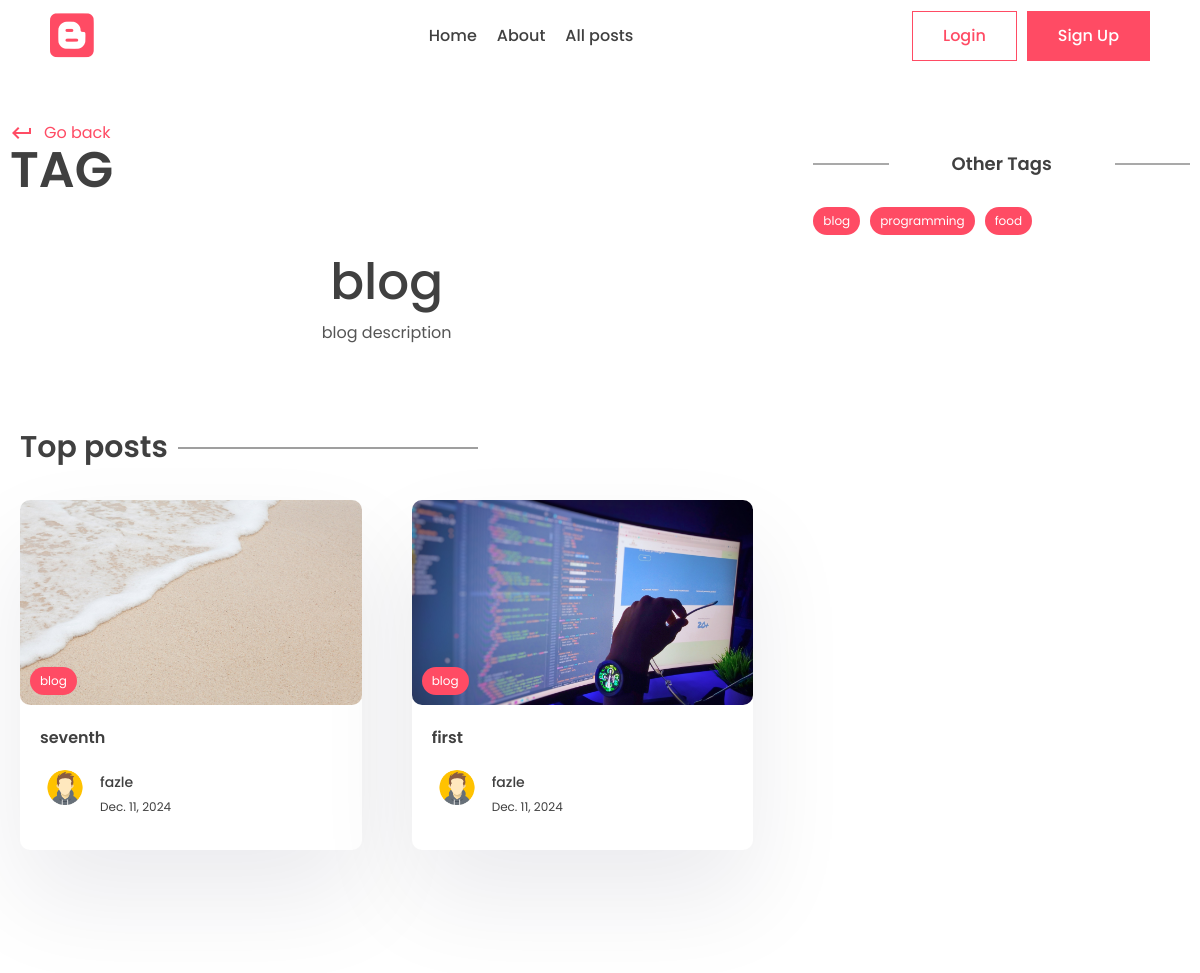
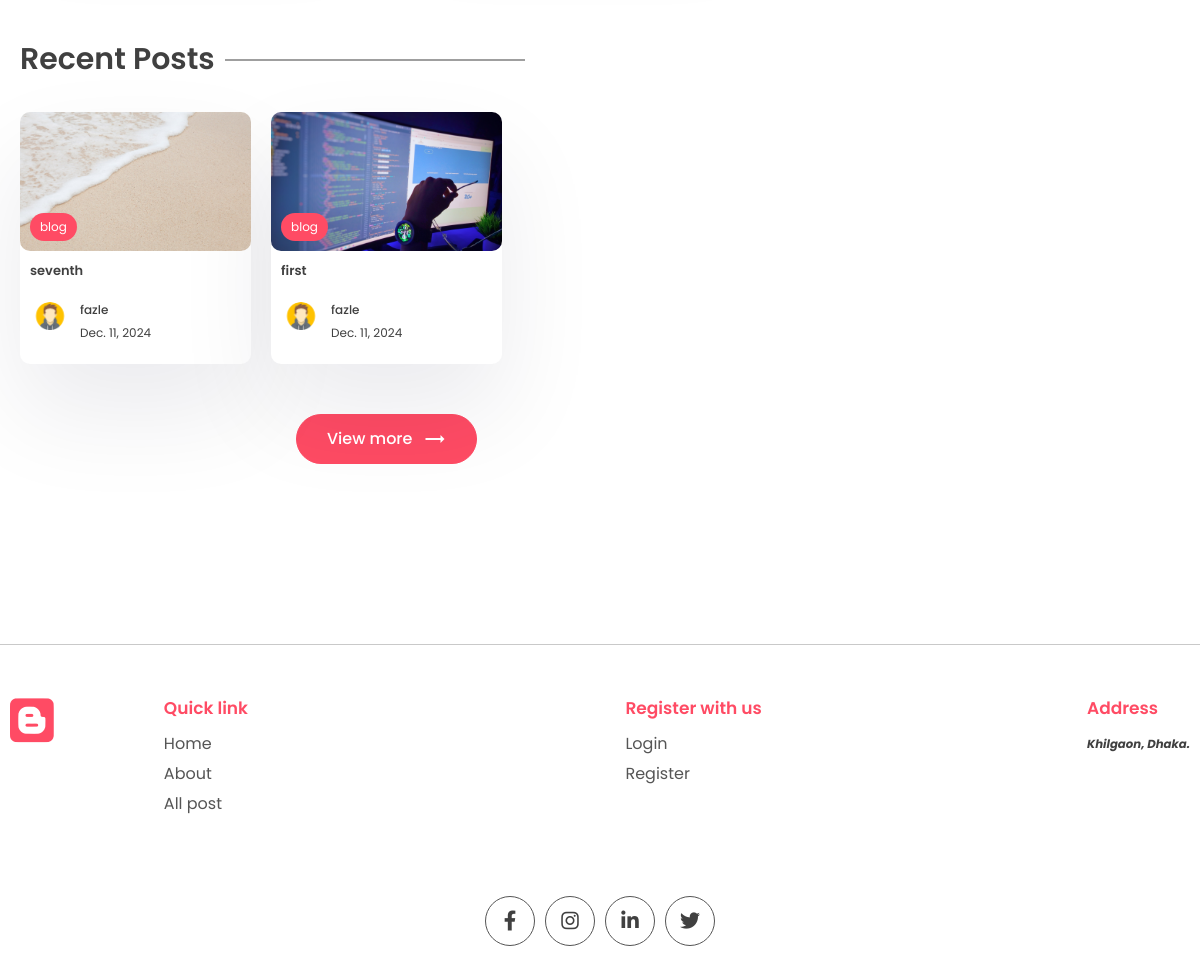
/tag/blog, run on the app's committed database (2 pictures, top to bottom).
### app/models.py (models this page shows, shortened)
class Tag(models.Model):
    name = models.CharField(max_length=200)
    description = models.CharField(max_length=200)
    slug = models.SlugField(max_length=200,unique=True)

class Post(models.Model):
    title = models.CharField(max_length=200)
    content = models.TextField()
    last_updated = models.DateTimeField(auto_now_add=True)
    slug = models.SlugField(max_length=200,unique=True)
    image = models.ImageField(null=True,blank=True,upload_to='images/')
    tags = models.ManyToManyField(Tag,blank=True,related_name='post')
    view_count = models.IntegerField(null=True,blank=True)
    is_featured = models.BooleanField(default=False)
    author = models.ForeignKey(User,on_delete=models.CASCADE,null=True,blank=True)
    bookmarks  = models.ManyToManyField(User,default=None,blank=True,related_name='bookmarks')
    likes = models.ManyToManyField(User,default=None,blank=True,related_name='post_like')

class Profile(models.Model):
    user = models.OneToOneField(User,on_delete=models.CASCADE)
    profile_image = models.ImageField(null=True,blank=True,upload_to="images/")
    slug = models.SlugField(max_length=200,unique=True)
    bio = models.CharField(max_length=200)

### app/views.py (the view)
# urls.py: path('tag/<slug:slug>', views.tag_page,name='tag_page'),
def tag_page(request,slug):
    tag = Tag.objects.get(slug=slug)
    top_posts = Post.objects.filter(tags__in=[tag.id]).order_by('-view_count')[0:2]
    recent_posts = Post.objects.filter(tags__in=[tag.id]).order_by('-last_updated')[0:3]
    tags = Tag.objects.all()
    context={'tag':tag,'top_posts':top_posts,'recent_posts':recent_posts,'tags':tags}
    return render(request,'app/tag.html',context)

### app/templates/app/tag.html
{%extends "base.html"%} {%block title%} Blog | {{tag.name}} {%endblock title%}
{% block content %}
<main>
  <div class="container">
    <div class="layout">
      <div class="left">
        <div class="page-top">
          <div class="top flex">
            <div class="page-name">
              <a href="#" class="learn">
                <span class="material-icons"> keyboard_return </span> Go back
              </a>
              <h1>Tag</h1>
            </div>
          </div>
        </div>
        <center>
          <div class="typo">
            <h1 class="title">{{tag.name}}</h1>
            <p>{{tag.description}}</p>
          </div>
        </center>
        <section class="sp">
          <div class="container">
            <h1 class="sec-title">Top posts</h1>
            <div class="grid-2 blog">
              {%for post in top_posts%}
              <a href="{%url 'post_page' post.slug%}">
                <div class="card">
                  <div class="post-img">
                    <img src="{{post.image.url}}" alt="" />
                    <div class="tag">{{post.tags.all.0.name}}</div>
                  </div>
                  <div class="card-content">
                    <h3>{{post.title}}</h3>
                    <div class="author">
                      <div class="profile-pic">
                        <img
                          src="{{post.author.profile.profile_image.url}}"
                          alt=""
                        />
                      </div>
                      <div class="details">
                        <p>{{post.author.first_name}}</p>
                        <small>{{post.last_updated|date}}</small>
                      </div>
                    </div>
                  </div>
                </div>
              </a>
              {%endfor%}
            </div>
          </div>
        </section>
        <section class="sp">
          <div class="container">
            <h1 class="sec-title">Recent Posts</h1>
            <div class="grid-3 blog-grid">
              {%for post in recent_posts%}
              <a href="{%url 'post_page' post.slug%}">
                <div class="card">
                  <div class="post-img">
                    <img src="{{post.image.url}}" alt="" />
                    <div class="tag">{{post.tags.all.0.name}}</div>
                  </div>
                  <div class="card-content">
                    <h3>{{post.title}}</h3>
                    <div class="author">
                      <div class="profile-pic">
                        <img
                          src="{{post.author.profile.profile_image.url}}"
                          alt=""
                        />
                      </div>
                      <div class="details">
                        <p>{{post.author.first_name}}</p>
                        <small>{{post.last_updated|date}}</small>
                      </div>
                    </div>
                  </div>
                </div>
              </a>
              {%endfor%}
            </div>
            <center>
              <button class="btn btn-primary rounded view">
                View more
                <span class="material-icons"> trending_flat </span>
              </button>
            </center>
          </div>
        </section>
      </div>
      <div class="right">
        <div class="block">
          <h2 class="title2">Other Tags</h2>
          <div class="blog-tags">
            {% for tag in tags %}
            <a href="{% url 'tag_page' tag.slug%}" class="tag">{{tag.name}}</a>
            {% endfor %}
          </div>
        </div>
      </div>
    </div>
  </div>
</main>
{% endblock content %}

### app/static/app/style.css (style rules this page uses)
* { margin: 0; padding: 0; box-sizing: border-box; text-decoration: none; border: none; outline: none; list-style: none; font-family: "Poppins", sans-serif; color: var(--black); }
:root { --red: #ff4b64; --black: #404040; --des: #555555; --shadow: #ffffff1a 0px 1px 1px 0px inset, #32325d40 0px 50px 100px -20px, #0000004d 0px 30px 60px -30px; --shadow2: rgba(17, 12, 46, 0.084) 0px 48px 100px 0px; }
html { font-size: 62.5%; }
[class*="grid"] { display: grid; }
img { width: 100%; }
.container { max-width: 1220px; margin: auto; padding: 0 10px; }
p, a { font-size: 1.6rem; color: var(--des); }
.btn { cursor: pointer; height: 5rem; padding: 0 3rem; font-size: 1.6rem; font-weight: 500; border: 1px solid var(--red); display: flex; align-items: center; justify-content: center; gap: 1rem; }
.btn span { color: white; }
.btn-primary { background: var(--red); color: white; }
.rounded { border-radius: 5rem; }
.typo { width: 50%; margin-top: 5rem; }
.title { font-size: 5rem; font-weight: 500; }
.sp { padding: 8rem 0; }
.grid-2 { grid-template-columns: 1.3fr 1fr; align-items: center; }
.post-img { height: 40rem; width: 100%; overflow: hidden; border-radius: 1rem; }
.post-img img { height: 100%; object-fit: cover; object-position: center; }
.learn { display: flex; align-items: center; gap: 1rem; color: var(--red); margin-top: 2rem; }
.learn span { color: #ff4b64; }
.sec-title { font-size: 3rem; font-weight: 600; position: relative; width: fit-content; margin-bottom: 3rem; }
.sec-title::after { content: ""; position: absolute; right: -31rem; height: 1px; width: 30rem; background: var(--black); top: 50%; transform: translateY(-50%); }
.grid-3 { grid-template-columns: repeat(3, 1fr); gap: 5rem; }
.card { background: white; box-shadow: var(--shadow2); border-radius: 1rem; cursor: pointer; transition: 0.3s; }
.post-img { position: relative; }
.tag { position: absolute; bottom: 1rem; left: 1rem; background: var(--red); color: white; border-radius: 5rem; padding: 0.5rem 1rem; font-size: 1.2rem; }
.card-content { padding: 2rem; padding-bottom: 3rem; }
.card h3 { font-size: 1.6rem; font-weight: 600; }
.card .post-img { width: 100%; height: unset; aspect-ratio: 1/0.6; }
.author { display: flex; align-items: center; gap: 1rem; margin-top: 2rem; }
.profile-pic { width: 5rem; aspect-ratio: 1/1; border-radius: 50%; overflow: hidden; }
.author p { color: var(--black); font-weight: 500; font-size: 1.4rem; }
.author small { color: var(--black); font-size: 1.2rem; }
.view { margin-top: 5rem; }
.layout { display: flex; gap: 5rem; }
.left { width: 100%; height: 100%; }
.right { position: sticky; top: 70px; height: 100%; width: 50%; }
.page-name h1 { font-size: 5rem; text-transform: uppercase; font-weight: 600; line-height: 5rem; }
.flex { display: flex; align-items: flex-end; justify-content: space-between; }
.left .typo { width: 100%; }
.blog { grid-template-columns: 1fr 1fr; gap: 5rem; }
.title2 { position: relative; font-size: 1.8rem; text-align: center; font-weight: 600; margin-bottom: 3rem; }
.title2::before { content: ""; position: absolute; height: 1px; width: 20%; background: var(--des); left: 0; top: 50%; transform: translateY(-50%); }
.title2::after { content: ""; position: absolute; height: 1px; width: 20%; background: var(--des); right: 0; top: 50%; transform: translateY(-50%); }
.blog-grid { gap: 2rem; }
.blog-grid .card-content { padding: 1rem; padding-bottom: 2rem; }
.blog-grid .card h3 { font-size: 1.3rem; font-weight: 600; }
.blog-grid .profile-pic { width: 4rem; }
.blog-grid .author p { font-size: 1.2rem; }
.block { margin-top: 5rem; }
.blog-tags .tag { position: unset; width: fit-content; }
.blog-tags { display: flex; align-items: center; flex-wrap: wrap; gap: 1rem; margin-top: 3rem; }
main { padding-top: 10rem !important; }

### data on the page
Tag: name "blog", description "blog description"
Post: image (picture), tags.all.0.name "blog", title "seventh", author.profile.profile_image (picture), author.first_name "fazle", last_updated "Dec. 11, 2024"
Post: image (picture), tags.all.0.name "blog", title "first", author.profile.profile_image (picture), author.first_name "fazle", last_updated "Dec. 11, 2024"
Tag: name "programming"
Tag: name "food"
